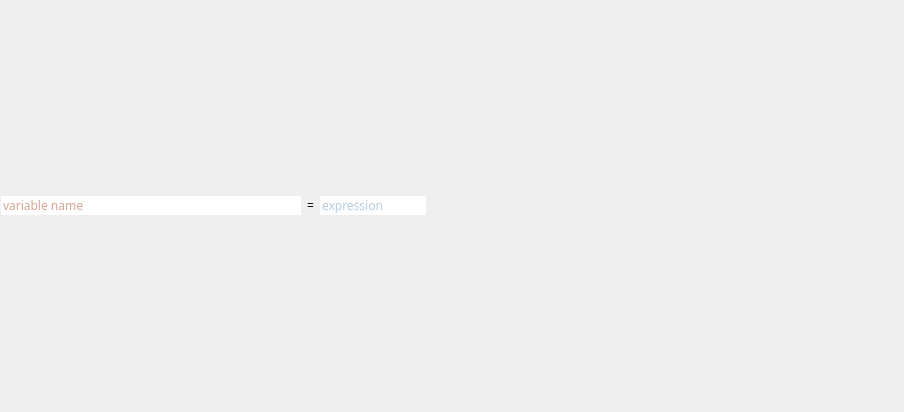
<?xml version="1.0" encoding="UTF-8"?>
<ui version="4.0">
 <class>VariableDeclaration</class>
 <widget class="QWidget" name="VariableDeclaration">
  <property name="geometry">
   <rect>
    <x>0</x>
    <y>0</y>
    <width>904</width>
    <height>412</height>
   </rect>
  </property>
  <property name="font">
   <font>
    <family>JetBrains Mono</family>
    <weight>75</weight>
    <bold>true</bold>
   </font>
  </property>
  <property name="mouseTracking">
   <bool>true</bool>
  </property>
  <property name="windowTitle">
   <string>Form</string>
  </property>
  <property name="autoFillBackground">
   <bool>false</bool>
  </property>
  <layout class="QHBoxLayout" name="horizontalLayout" stretch="0">
   <property name="spacing">
    <number>0</number>
   </property>
   <property name="sizeConstraint">
    <enum>QLayout::SetDefaultConstraint</enum>
   </property>
   <property name="leftMargin">
    <number>0</number>
   </property>
   <property name="topMargin">
    <number>0</number>
   </property>
   <property name="rightMargin">
    <number>0</number>
   </property>
   <property name="bottomMargin">
    <number>0</number>
   </property>
   <item>
    <widget class="QFrame" name="frame">
     <property name="frameShape">
      <enum>QFrame::NoFrame</enum>
     </property>
     <property name="frameShadow">
      <enum>QFrame::Raised</enum>
     </property>
     <property name="lineWidth">
      <number>0</number>
     </property>
     <layout class="QHBoxLayout" name="horizontalLayout_2">
      <property name="leftMargin">
       <number>1</number>
      </property>
      <property name="topMargin">
       <number>1</number>
      </property>
      <property name="rightMargin">
       <number>1</number>
      </property>
      <property name="bottomMargin">
       <number>1</number>
      </property>
      <item>
       <widget class="AutoResizeLineEdit" name="name_edit">
        <property name="sizePolicy">
         <sizepolicy hsizetype="Minimum" vsizetype="Fixed">
          <horstretch>0</horstretch>
          <verstretch>0</verstretch>
         </sizepolicy>
        </property>
        <property name="minimumSize">
         <size>
          <width>300</width>
          <height>0</height>
         </size>
        </property>
        <property name="font">
         <font>
          <family>JetBrains Mono</family>
          <weight>50</weight>
          <bold>false</bold>
         </font>
        </property>
        <property name="autoFillBackground">
         <bool>false</bool>
        </property>
        <property name="styleSheet">
         <string notr="true">:focus{color: #AA4926}
:!focus{ border: none; color: #AA4926 }

</string>
        </property>
        <property name="text">
         <string/>
        </property>
        <property name="frame">
         <bool>true</bool>
        </property>
        <property name="dragEnabled">
         <bool>false</bool>
        </property>
        <property name="placeholderText">
         <string>variable name</string>
        </property>
        <property name="cursorMoveStyle">
         <enum>Qt::VisualMoveStyle</enum>
        </property>
        <property name="clearButtonEnabled">
         <bool>false</bool>
        </property>
       </widget>
      </item>
      <item>
       <widget class="QLabel" name="label_2">
        <property name="sizePolicy">
         <sizepolicy hsizetype="Fixed" vsizetype="Fixed">
          <horstretch>0</horstretch>
          <verstretch>0</verstretch>
         </sizepolicy>
        </property>
        <property name="font">
         <font>
          <weight>50</weight>
          <bold>false</bold>
         </font>
        </property>
        <property name="autoFillBackground">
         <bool>false</bool>
        </property>
        <property name="styleSheet">
         <string notr="true">background-color: rgba(255, 255, 255, 0);</string>
        </property>
        <property name="text">
         <string>=</string>
        </property>
       </widget>
      </item>
      <item>
       <widget class="AutoResizeLineEdit" name="expression_edit">
        <property name="sizePolicy">
         <sizepolicy hsizetype="Minimum" vsizetype="Fixed">
          <horstretch>0</horstretch>
          <verstretch>0</verstretch>
         </sizepolicy>
        </property>
        <property name="font">
         <font>
          <family>JetBrains Mono</family>
          <weight>50</weight>
          <bold>false</bold>
         </font>
        </property>
        <property name="autoFillBackground">
         <bool>false</bool>
        </property>
        <property name="styleSheet">
         <string notr="true">:focus{ color: #6897BB }
:!focus{ border: none; color: #6897BB }</string>
        </property>
        <property name="placeholderText">
         <string>expression</string>
        </property>
       </widget>
      </item>
      <item>
       <spacer name="horizontalSpacer">
        <property name="orientation">
         <enum>Qt::Horizontal</enum>
        </property>
        <property name="sizeHint" stdset="0">
         <size>
          <width>40</width>
          <height>20</height>
         </size>
        </property>
       </spacer>
      </item>
     </layout>
    </widget>
   </item>
  </layout>
 </widget>
 <customwidgets>
  <customwidget>
   <class>AutoResizeLineEdit</class>
   <extends>QLineEdit</extends>
   <header>widgets.auto_resize_lineedit.h</header>
  </customwidget>
 </customwidgets>
 <resources/>
 <connections/>
</ui>
